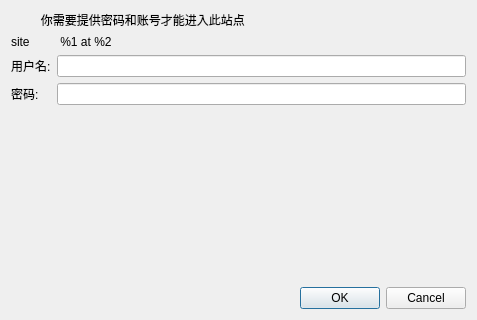
<?xml version="1.0" encoding="UTF-8"?>
<ui version="4.0">
 <class>Dialog</class>
 <widget class="QDialog" name="Dialog">
  <property name="geometry">
   <rect>
    <x>0</x>
    <y>0</y>
    <width>477</width>
    <height>320</height>
   </rect>
  </property>
  <property name="windowTitle">
   <string>Dialog</string>
  </property>
  <layout class="QGridLayout" name="gridLayout">
   <item row="0" column="0" colspan="3">
    <widget class="QLabel" name="showLabel">
     <property name="text">
      <string>         你需要提供密码和账号才能进入此站点</string>
     </property>
    </widget>
   </item>
   <item row="1" column="0">
    <widget class="QLabel" name="siteLable">
     <property name="text">
      <string>site</string>
     </property>
    </widget>
   </item>
   <item row="2" column="0">
    <widget class="QLabel" name="userLabel">
     <property name="text">
      <string>用户名:</string>
     </property>
    </widget>
   </item>
   <item row="2" column="1" colspan="2">
    <widget class="QLineEdit" name="userLineEdit"/>
   </item>
   <item row="3" column="0">
    <widget class="QLabel" name="passwordLable">
     <property name="text">
      <string>密码:</string>
     </property>
    </widget>
   </item>
   <item row="3" column="1" colspan="2">
    <widget class="QLineEdit" name="passwordLineEdit"/>
   </item>
   <item row="4" column="0">
    <spacer name="verticalSpacer">
     <property name="orientation">
      <enum>Qt::Vertical</enum>
     </property>
     <property name="sizeHint" stdset="0">
      <size>
       <width>20</width>
       <height>154</height>
      </size>
     </property>
    </spacer>
   </item>
   <item row="5" column="2">
    <widget class="QDialogButtonBox" name="buttonBox">
     <property name="standardButtons">
      <set>QDialogButtonBox::Cancel|QDialogButtonBox::Ok</set>
     </property>
    </widget>
   </item>
   <item row="1" column="1" colspan="2">
    <widget class="QLabel" name="siteDescription">
     <property name="text">
      <string> %1 at %2</string>
     </property>
    </widget>
   </item>
  </layout>
 </widget>
 <resources/>
 <connections/>
</ui>
